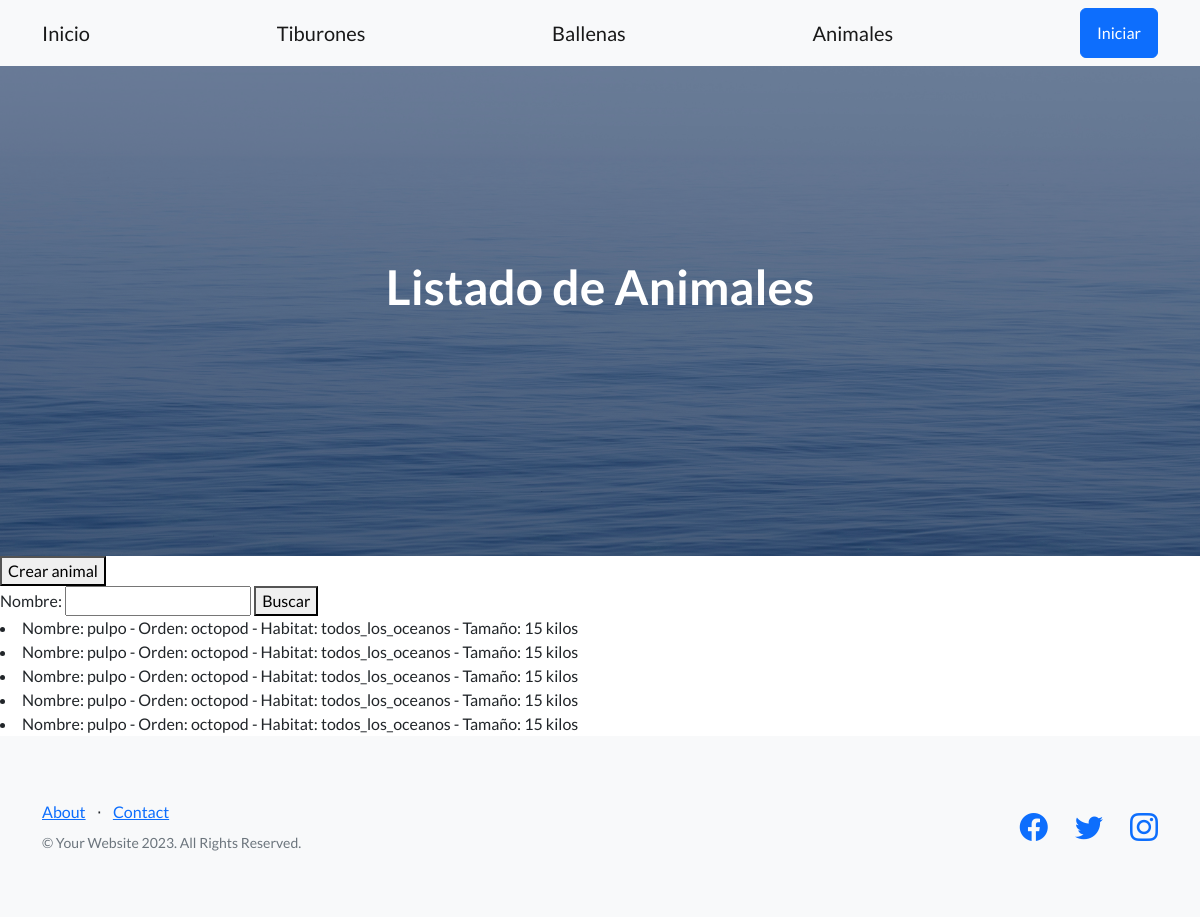
Page /animales/ on the earlier database version.
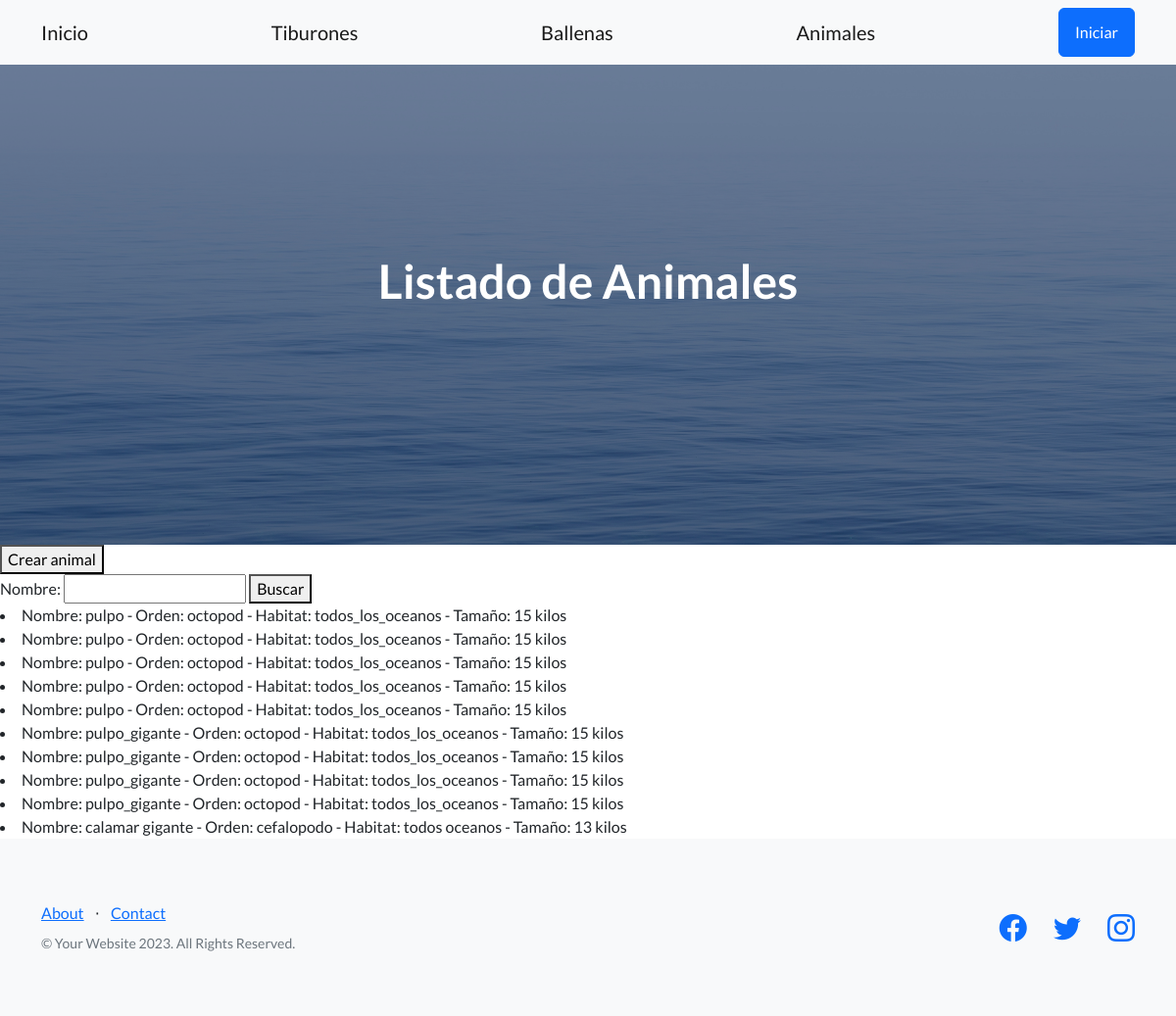
Same page on the later database version.
### inicio/models.py (models this page shows)
class Animal(models.Model):
    nombre = models.CharField(max_length=30)
    orden = models.CharField(max_length=30)
    habitat = models.CharField(max_length=30)
    tomaño = models.IntegerField()

### inicio/views.py (the view)
def listar_animales(request):
    formulario = BuscarAnimalFormulario(request.GET)
    if formulario.is_valid():
        nombre_a_buscar = formulario.cleaned_data['nombre']
        listado_de_animales = Animal.objects.filter(nombre__icontains=nombre_a_buscar)
    formulario = BuscarAnimalFormulario()
    return render(request, 'inicio/listar_animales.html', {'formulario': formulario, 'animales': listado_de_animales})

### inicio/form.py
class BuscarAnimalFormulario(forms.Form):
    nombre = forms.CharField(max_length=30, required=False)

### inicio/templates/inicio/listar_animales.html (shortened to what this page needs)
{% extends 'base.html' %}
{% block h1_header %}
Listado de Animales
{% endblock h1_header %}
{% block contenido %}
<button>
    <a class="navbar-brand" href={% url 'crear_animal' %}>Crear animal</a>
</button>
<form action="" method="get">
    {{formulario}}
    <button>Buscar</button>
</form>
{% for animal in animales %}
<li>Nombre: {{animal.nombre}} - Orden: {{animal.orden}} - Habitat: {{animal.habitat}} - Tamaño: {{animal.tomaño}} kilos </li>
{% endfor %}
{% endblock contenido %}

Differences in the rows shown:
added Animal: nombre "pulpo_gigante", orden "octopod", habitat "todos_los_oceanos", tomaño "15"
added Animal: nombre "pulpo_gigante", orden "octopod", habitat "todos_los_oceanos", tomaño "15"
added Animal: nombre "pulpo_gigante", orden "octopod", habitat "todos_los_oceanos", tomaño "15"
added Animal: nombre "pulpo_gigante", orden "octopod", habitat "todos_los_oceanos", tomaño "15"
added Animal: nombre "calamar gigante", orden "cefalopodo", habitat "todos oceanos", tomaño "13"
